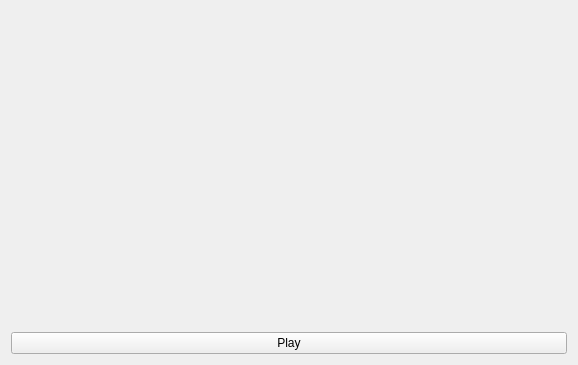
<?xml version="1.0" encoding="UTF-8"?>
<ui version="4.0">
 <class>PrepareWidget</class>
 <widget class="QWidget" name="PrepareWidget">
  <property name="geometry">
   <rect>
    <x>0</x>
    <y>0</y>
    <width>578</width>
    <height>365</height>
   </rect>
  </property>
  <property name="windowTitle">
   <string>Form</string>
  </property>
  <property name="styleSheet">
   <string notr="true"/>
  </property>
  <layout class="QVBoxLayout" name="verticalLayout">
   <item>
    <widget class="UsersWidget" name="widget" native="true">
     <property name="sizePolicy">
      <sizepolicy hsizetype="Expanding" vsizetype="Expanding">
       <horstretch>0</horstretch>
       <verstretch>0</verstretch>
      </sizepolicy>
     </property>
     <property name="minimumSize">
      <size>
       <width>413</width>
       <height>0</height>
      </size>
     </property>
     <zorder>widget_2</zorder>
    </widget>
   </item>
   <item>
    <widget class="QPushButton" name="pushButton">
     <property name="text">
      <string>Play</string>
     </property>
    </widget>
   </item>
  </layout>
 </widget>
 <customwidgets>
  <customwidget>
   <class>UsersWidget</class>
   <extends>QWidget</extends>
   <header>userswidget.h</header>
   <container>1</container>
  </customwidget>
 </customwidgets>
 <resources/>
 <connections/>
</ui>
